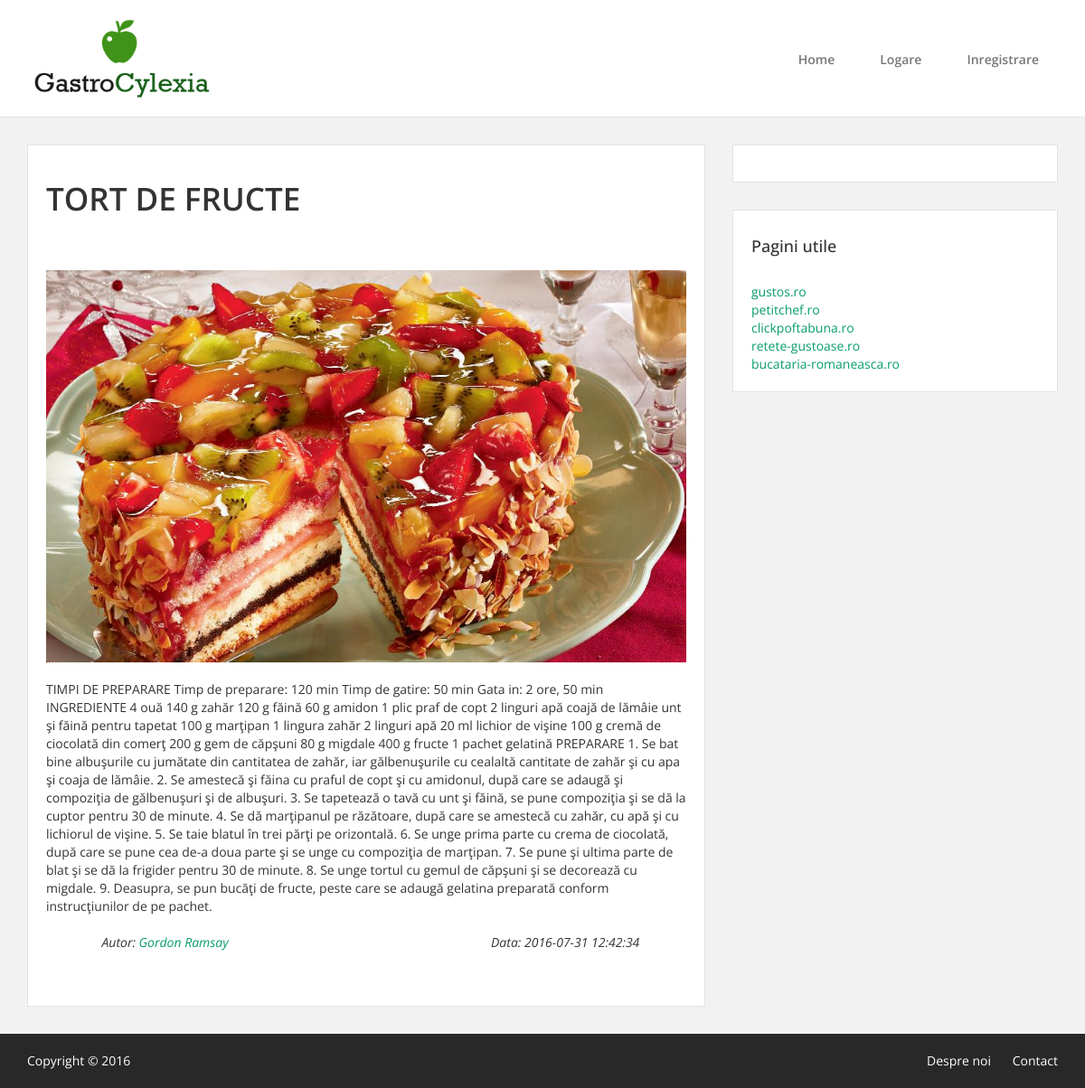
Page /view.php?ID=2 on the committed database.
### tables this page shows
CREATE TABLE IF NOT EXISTS `articole` (
  `ID` int(11) NOT NULL AUTO_INCREMENT,
  `titlu` varchar(200) NOT NULL,
  `continut` text NOT NULL,
  `data` timestamp NULL DEFAULT CURRENT_TIMESTAMP,
  `caleImg` varchar(260) NOT NULL,
  `autID` int(11) NOT NULL,
  PRIMARY KEY (`ID`),
  KEY `autID` (`autID`)
);

### inc/db.php (called while the page is built, shortened)
<?php
function db_select(PDO $connection, $statement, array $params = array())
{
    $stmt = $connection->prepare($statement);
    $stmt->execute($params);
    $result = $stmt->fetchAll();
    return $result;
}

### templates/articole/view_tpl.php (the view, shortened to what this page needs)
<div>
    <?php foreach ($articole as $articol): ?>
        <?php if (isset($articol['caleImg']) && !empty($articol['caleImg'])): ?>
            <img src="<?php echo $articol['caleImg']; ?>">
        <?php endif; ?>
        <br><br>
        <?php echo $articol['continut']; ?>
        <br><br>
        <div class="row">
            <em>
                <div class="col-md-offset-1 col-md-4">
                    Autor: <?php
                    if (isset($_SESSION['user']))
                        if ($articol['autID'] == $_SESSION['userID']) {
                            echo html_a($articol['nume'], 'autor.php');
                        } else {
                            echo html_a($articol['nume'], 'viewaut.php?autID=' . $articol['autID']);
                        } else
                        echo html_a($articol['nume'], 'viewaut.php?autID=' . $articol['autID']);
                    ?>
                </div>
                <div class="col-md-offset-3 col-md-4">
                    Data: <?php echo $articol['data']; ?>
                </div>
            </em>
        </div>
        <br><br>
    <?php endforeach; ?>
</div>

### templates/articole/anchor_tpl.php
<a href="<?php echo $href;?>"><?php echo $continut;?></a>

### public/css/style.css (style rules this page uses)
body { background-color: #F2F2F2; font-family: 'Open Sans', sans-serif; }
a { color: #079E69; outline: none !important; }
img { max-width: 100%; width: auto; }

### rows in the picture
articole: caleImg (picture), continut "TIMPI DE PREPARARE Timp de preparare: 120 min Timp de gatire: 50 min Gata in: 2 ore, 50 min INGREDIENTE 4 ouă 140 g zahăr 120 g făină 60 g amidon 1 plic praf de copt 2 linguri apă coajă de lămâie unt şi făină pentru tapetat 100 g marţipan 1 lingura zahăr 2 linguri apă 20 ml lichior de vişine 100 g cremă de ciocolată din comerţ 200 g gem de căpşuni 80 g migdale 400 g fructe 1 pachet gelatină PREPARARE 1. Se bat bine albuşurile cu jumătate din cantitatea de zahăr, iar gălbenuşurile cu cealaltă cantitate de zahăr şi cu apa şi coaja de lămâie. 2. Se amestecă şi făina cu praful de copt şi cu amidonul, după care se adaugă şi compoziţia de gălbenuşuri şi de albuşuri. 3. Se tapetează o tavă cu unt…", data "2016-07-31 12:42:34"

### other values in the picture
$page_title "TORT DE FRUCTE"
$content "gustos.ro petitchef.ro clickpoftabuna.ro retete-gustoase.ro bucataria-romaneasca.ro Despre noi Contact"
